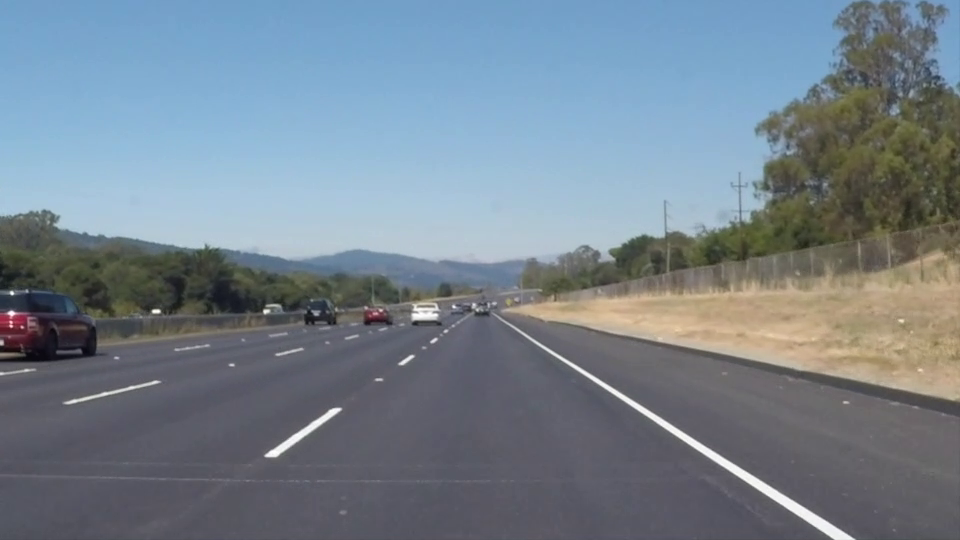
#> input picture frame 22 of Project 2/whiteline.mp4, 960 x 540 px, given in place of challenge.mp4, which was not available
$ python Prob3try.py
#> lines starting #> are read from the running program, lines starting #| are printed output that depends on the picture; after the words box and inside, x2 and y2 are one past the last pixel; in counts of white or black regions, pixels touching at a corner belong together; pictures that were not available may be replaced by others from this repository, and a replacement may not be noted
### Project 2/utils.py
#!/usr/bin/env python3
# -*- coding: utf-8 -*-
"""
Created on Fri Mar 25 20:42:34 2022

@author: pulkit
"""

import cv2
import numpy as np

# [7 lines left out: function distances, not called in this run]


def Modify_frame(frame):
    gray = cv2.cvtColor(frame, cv2.COLOR_BGR2GRAY)
    blur = cv2.GaussianBlur(gray, (7,7), 0)
    ret,thresh = cv2.threshold(blur,160,255,cv2.THRESH_BINARY)             # Binary thresholding
    edges = cv2.Canny(thresh, 20, 120)

    return thresh


def region(frame):
    if (len(frame.shape) == 3):
        height, width, _ = frame.shape
    else:
        height, width = frame.shape
    # triangle = np.array([[(100, height), (480,300), (width, height)]])

    # trapezoid = np.array([[(150, height-50), (625,425), (725,425), (width - 150, height-50)]])
    trapezoid = np.array([[(200, height-50), (630,425), (725,425), (width - 150, height-50)]])
    # cv2.line(frame,tuple(triangle[0][0]), tuple(triangle[0][1]),red,2)
    # cv2.line(frame,tuple(triangle[0][0]), tuple(triangle[0][2]),red,2)
    # cv2.line(frame,tuple(triangle[0][1]), tuple(triangle[0][2]),red,2)

    mask = np.zeros_like(frame)
    mask = cv2.fillPoly(mask, trapezoid, (255,255,255))
    mask = cv2.bitwise_and(frame, mask)

    return mask


# [7 lines left out: function make_HoughLines, not called in this run]

def adjust_gamma(image, gamma=1.0):
	# build a lookup table mapping the pixel values [0, 255] to
	# their adjusted gamma values
	invGamma = 1.0 / gamma
	table = np.array([((i / 255.0) ** invGamma) * 255
		for i in np.arange(0, 256)]).astype("uint8")
	# apply gamma correction using the lookup table
	return cv2.LUT(image, table)

def classify(warped):

    histogram = np.sum(warped[int(warped.shape[0] / 2):, :], axis=0)
    out_img = np.dstack((warped, warped, warped)) * 255

    midpoint = np.int32(histogram.shape[0] / 2)

    pts1 = np.array(warped[:,:100].nonzero())
    pts2 = np.array(warped[:,100:].nonzero())
    pts1_x = np.array(pts1[0])
    pts1_y = np.array(pts1[1])
    pts2_x = np.array(pts2[0])
    pts2_y = np.array(pts2[1]+100)

    if (pts1.shape[1] < pts2.shape[1]):
        dashed_x = pts1_x
        dashed_y = pts1_y
        solid_x = pts2_x
        solid_y = pts2_y
    else:
        dashed_x = pts2_x
        dashed_y = pts2_y
        solid_x = pts1_x
        solid_y = pts1_y

    out_img[dashed_x,dashed_y] = [0,0,255]
    out_img[solid_x,solid_y] = [0,255,0]

    return out_img


def prepare_warped(frame):
    hsv = cv2.cvtColor(frame,cv2.COLOR_BGR2HSV)
    v = hsv[:,:,2]
    clahe = cv2.createCLAHE(clipLimit=1.0, tileGridSize=(20,20))
    cl1 = clahe.apply(v)
    hsv[:,:,2] = cl1
    img_back = cv2.cvtColor(hsv, cv2.COLOR_HSV2BGR)
    img_back = adjust_gamma(img_back, gamma = 0.5)


    modified = Modify_frame(img_back)
    roi = region(modified)

    lower = np.array([0,100,100])
    upper = np.array([30,255,255])

    yellow_lane_roi = region(frame)
    yellow_lane_hsv = cv2.cvtColor(yellow_lane_roi, cv2.COLOR_BGR2HSV)
    mask = cv2.inRange(yellow_lane_hsv, lower, upper)


    height, width, _ = frame.shape
    pts1 = np.float32([[(200, height-50), (630,425), (725,425), (width - 150, height-50)]])
    pts2 = np.float32([[0,400],[0,0],[200,0],[200,400]])

    matrix = cv2.getPerspectiveTransform(pts1, pts2)
    warped = cv2.warpPerspective(roi, matrix, (200,400))
    # warped = cv2.flip(warped,0)
    yellow_lane_warped = cv2.warpPerspective(mask, matrix, (200,400))
    warped[:,:100] = 0
    comb = warped + yellow_lane_warped

    return comb, matrix

### Project 2/Prob3try.py
#!/usr/bin/env python3
# -*- coding: utf-8 -*-
"""
Created on Thu Mar 17 11:37:56 2022

@author: pulkit
"""

import cv2
import numpy as np
from utils import Modify_frame, region, classify, adjust_gamma, prepare_warped


videofile = 'challenge.mp4'                                                     # Video file
cam = cv2.VideoCapture(videofile)

red = (0,0,255)
blue = (255,0,0)
green = (0,255,0)


C = np.array([[(0,0), (150, 400), (250,400), (400,0)]])

while(True):
    ret, frame = cam.read()                                                     # Reading the frame from video
#> frame is the input picture: shape (540, 960, 3); mean B, G, R 141.9, 130.7, 117.7

    # Check if the frame exists, if not exit
    if not ret:
        break


    # [30 lines of commented-out code are left out]

    comb, matrix = prepare_warped(frame)
#> in prepare_warped, `hsv = cv2.cvtColor(frame,cv2.COLOR_BGR2HSV)`: hsv: shape (540, 960, 3); mean H, S, V 94.9, 54.6, 147.7
#> in prepare_warped, `cl1 = clahe.apply(v)`:
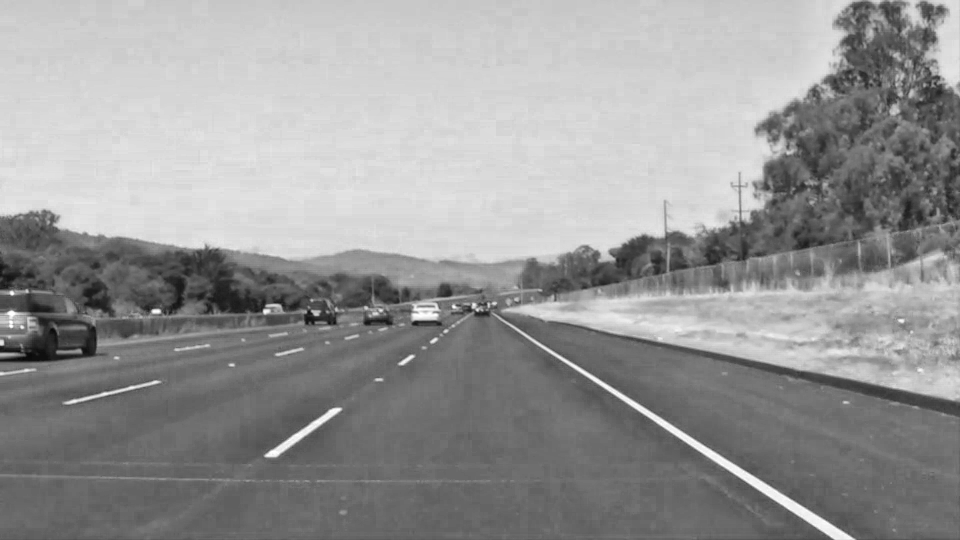
#> cl1: shape (540, 960); min 6, max 255, mean 151.3
#> in prepare_warped, `hsv[:,:,2] = cl1`: hsv: shape (540, 960, 3); mean H, S, V 94.9, 54.6, 151.3
#> in adjust_gamma, `return cv2.LUT(image, table)`:
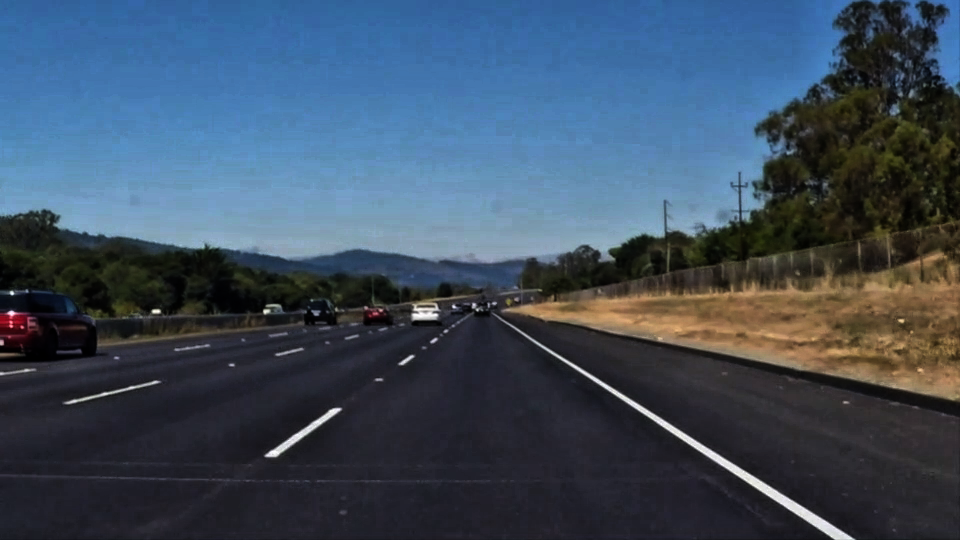
#> returned value: shape (540, 960, 3); mean of channels 0, 1, 2 95.2, 77.6, 61.5; drawn as B, G, R
#> in Modify_frame, `gray = cv2.cvtColor(frame, cv2.COLOR_BGR2GRAY)`:
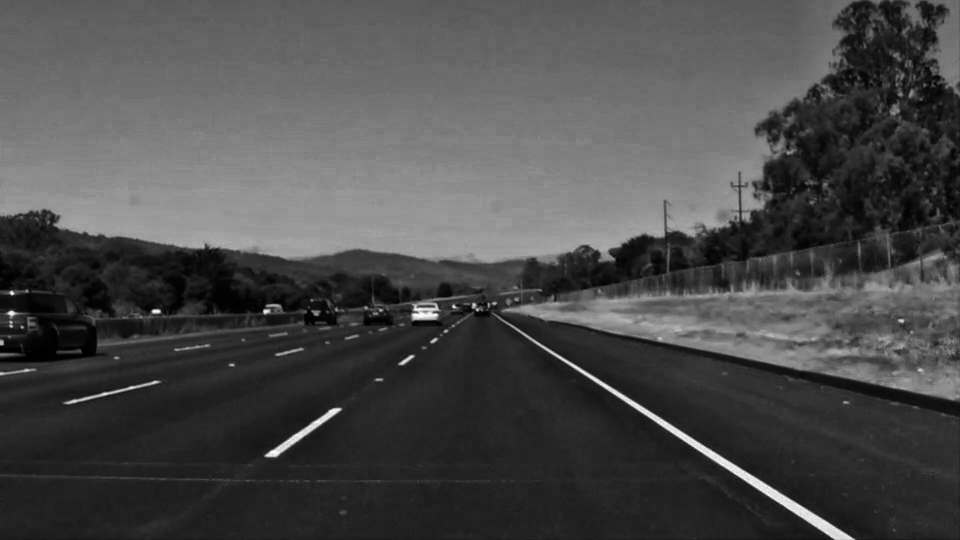
#> gray: shape (540, 960); min 0, max 255, mean 74.8
#> in Modify_frame, `ret,thresh = cv2.threshold(blur,160,255,cv2.THRESH_BINARY)`:
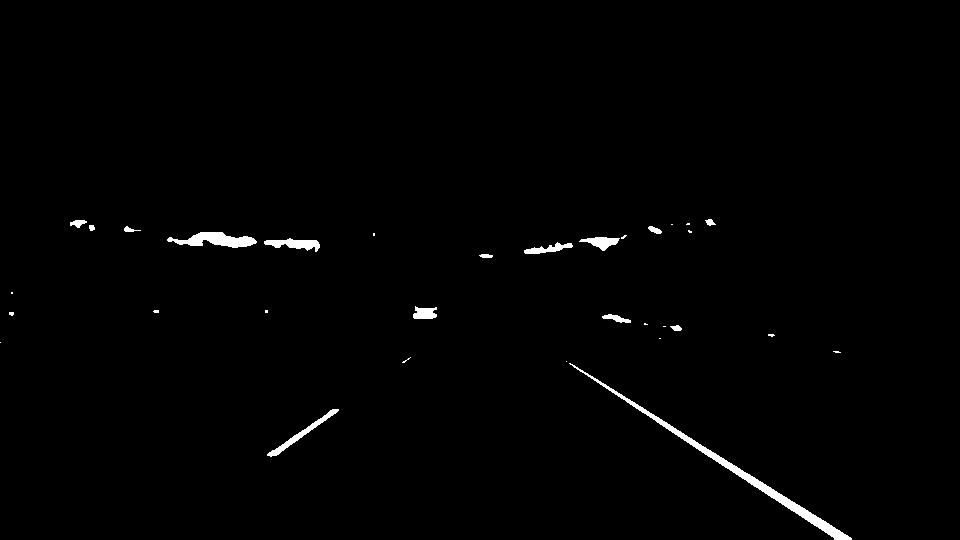
#> thresh: shape (540, 960); 0.98% white; 32 white regions (17 under 20 px), largest, box (x1, y1, x2, y2) and area: (569, 363, 852, 540) 1986, (167, 232, 257, 248) 799, (267, 409, 339, 457) 447
#> in Modify_frame, `edges = cv2.Canny(thresh, 20, 120)`: edges: shape (540, 960); 0.37% white in thin lines or dots, all inside (x1, y1, x2, y2) = (0, 218, 852, 540)
#> in region, `mask = cv2.bitwise_and(frame, mask)`: mask: shape (540, 960); 0.15% white; 1 white region, box (x1, y1, x2, y2) and area: (662, 425, 775, 491) 791
#> in prepare_warped, `yellow_lane_hsv = cv2.cvtColor(yellow_lane_roi, cv2.COLOR_BGR2HSV)`: yellow_lane_hsv: shape (540, 960, 3); mean H, S, V 5.4, 1.1, 4.9
#> in prepare_warped, `mask = cv2.inRange(yellow_lane_hsv, lower, upper)`: mask: shape (540, 960); every value is 0
#> in prepare_warped, `yellow_lane_warped = cv2.warpPerspective(mask, matrix, (200,400))`: yellow_lane_warped: shape (400, 200); every value is 0
#> in prepare_warped, `warped[:,:100] = 0`:
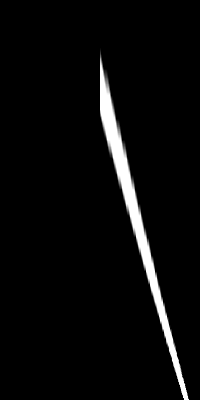
#> warped: shape (400, 200); min 0, max 255, mean 10.6
#> matrix = [[-0.0611, -0.404, 210.3], [7.72e-16, -1.15, 487.5], [2.14e-18, -0.00242, 1]]

    classified = classify(comb)
#> in classify, `histogram = np.sum(warped[int(warped.shape[0] / 2):, :], axis=0)`: histogram = 200 values, max 10542 at index 139, min 0 at index 0, mean 2159.2
#> in classify, `out_img = np.dstack((warped, warped, warped)) * 255`:
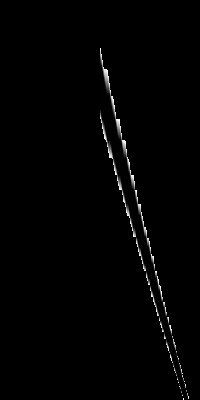
#> out_img: shape (400, 200, 3); min 0, max 255, mean 2.6
#> in classify, `pts1 = np.array(warped[:,:100].nonzero())`: pts1 = empty array
#> in classify, `pts2_x = np.array(pts2[0])`: pts2_x = 4125 values from 48 to 399
#> in classify, `pts2_y = np.array(pts2[1]+100)`: pts2_y = 4125 values, max 188 at index 4106, min 100 at index 0, mean 134.5
#> in classify, `dashed_x = pts1_x`: dashed_x = empty array
#> in classify, `solid_x = pts2_x`: solid_x = 4125 values from 48 to 399
#> in classify, `solid_y = pts2_y`: solid_y has the same summary as pts2_y
#> in classify, `out_img[solid_x,solid_y] = [0,255,0]`:
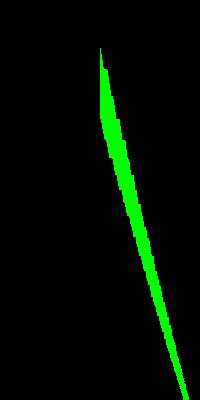
#> out_img: shape (400, 200, 3); 5.16% of pixels changed, all inside (x1, y1, x2, y2) = (100, 48, 189, 400); drawn as B, G, R
    unwarp = cv2.warpPerspective(classified, np.linalg.inv(matrix), (frame.shape[1],frame.shape[0]))
    # lines, copy = make_HoughLines(comb)

    cv2.imshow('res', unwarp)
    # cv2.imshow('frame', frame)
    if cv2.waitKey(50) & 0xFF == ord('q'):
#> (key q is pressed here)
        break


cam.release()
cv2.destroyAllWindows()

$ run again, starting later in the video
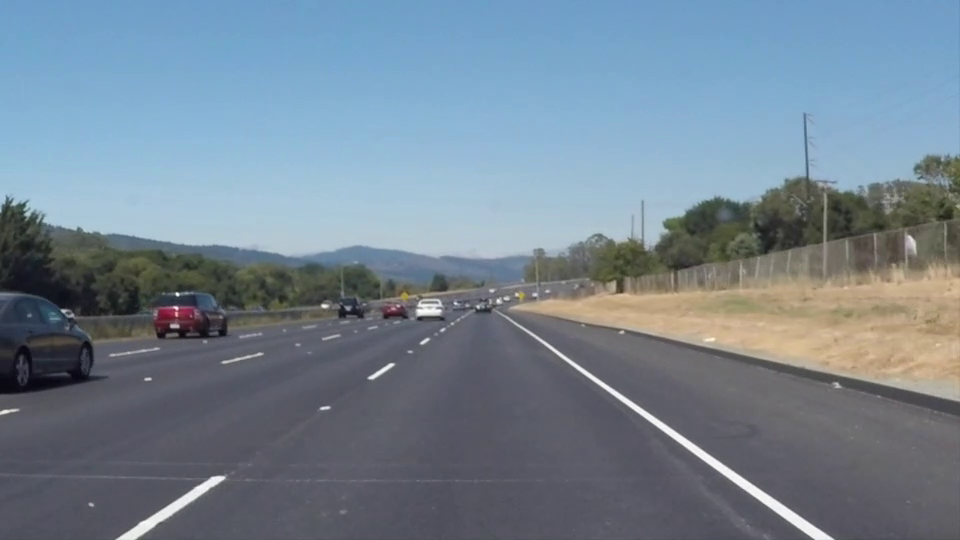
#> input picture frame 99 of Project 2/whiteline.mp4, 960 x 540 px, given in place of challenge.mp4, which was not available
#> frame is the input picture: shape (540, 960, 3); mean B, G, R 146, 132.3, 116.7
#> in Modify_frame, `ret,thresh = cv2.threshold(blur,160,255,cv2.THRESH_BINARY)`:
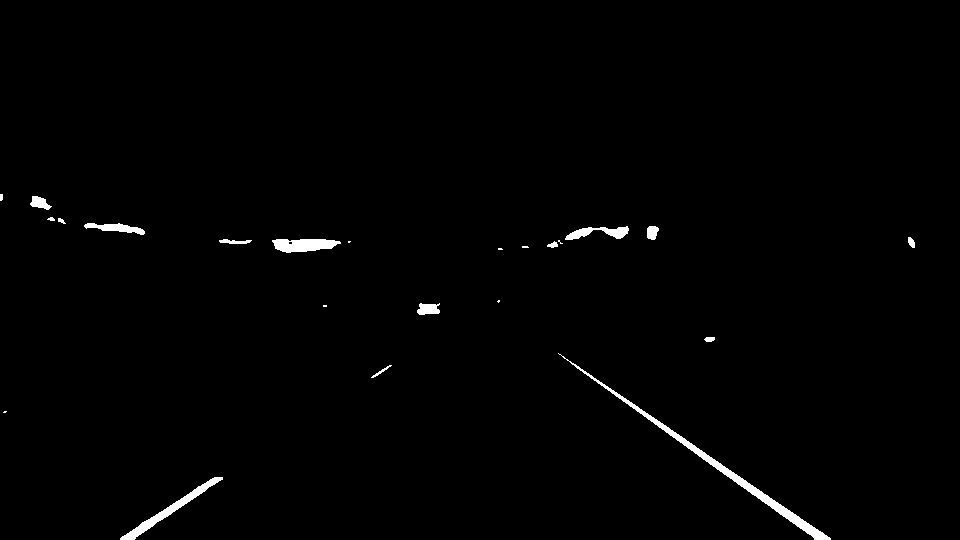
#> thresh: shape (540, 960); 1% white; 23 white regions (7 under 20 px), largest, box (x1, y1, x2, y2) and area: (558, 353, 831, 540) 1861, (120, 477, 223, 540) 866, (272, 239, 341, 253) 704
#> edges: shape (540, 960); 0.36% white in thin lines or dots, all inside (x1, y1, x2, y2) = (0, 193, 915, 540)
#> yellow_lane_hsv: shape (540, 960, 3); mean H, S, V 5.5, 1.2, 4.8
#> yellow_lane_warped: shape (400, 200); every value is 0
#> `comb, matrix = prepare_warped(frame)`: matrix = [[-0.0611, -0.404, 210.3], [7.72e-16, -1.15, 487.5], [2.14e-18, -0.00242, 1]]
#> histogram = 200 values, max 10265 at index 129, min 0 at index 0, mean 2064.6
#> in classify, `pts1 = np.array(warped[:,:100].nonzero())`: pts1 = empty array
#> pts2_x = 3276 values from 91 to 399
#> pts2_y = 3276 values, max 183 at index 3261, min 100 at index 0, mean 132.8
#> dashed_x = empty array
#> solid_x = 3276 values from 91 to 399
#> solid_y has the same summary as pts2_y
#> in classify, `out_img[solid_x,solid_y] = [0,255,0]`:
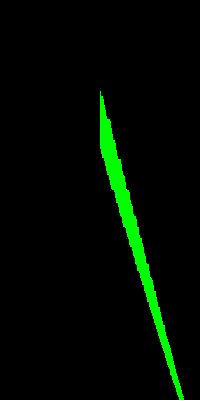
#> out_img: shape (400, 200, 3); mean of channels 0, 1, 2 0, 10.4, 0; drawn as B, G, R

$ run again, starting later in the video
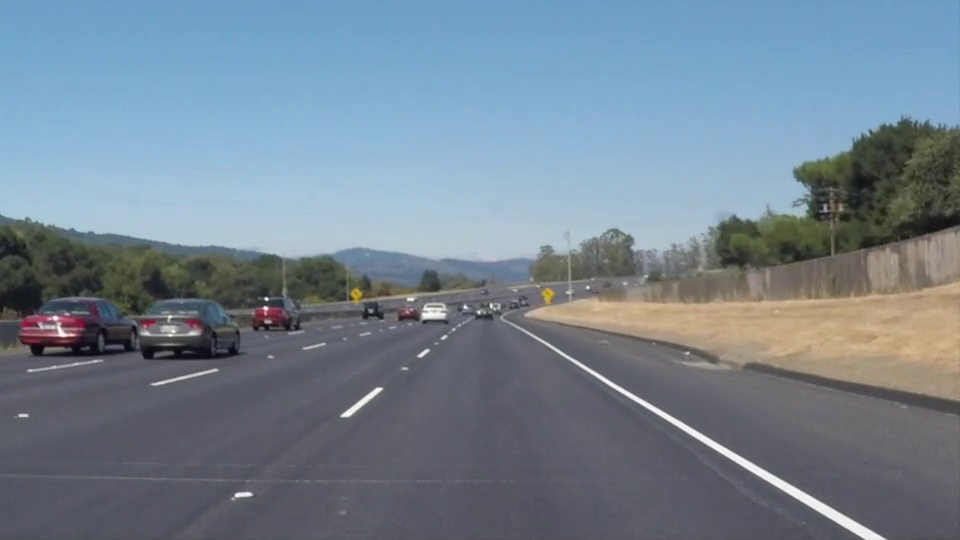
#> input picture frame 176 of Project 2/whiteline.mp4, 960 x 540 px, given in place of challenge.mp4, which was not available
#> frame is the input picture: shape (540, 960, 3); mean B, G, R 145.2, 131.6, 116.5
#> in Modify_frame, `ret,thresh = cv2.threshold(blur,160,255,cv2.THRESH_BINARY)`:
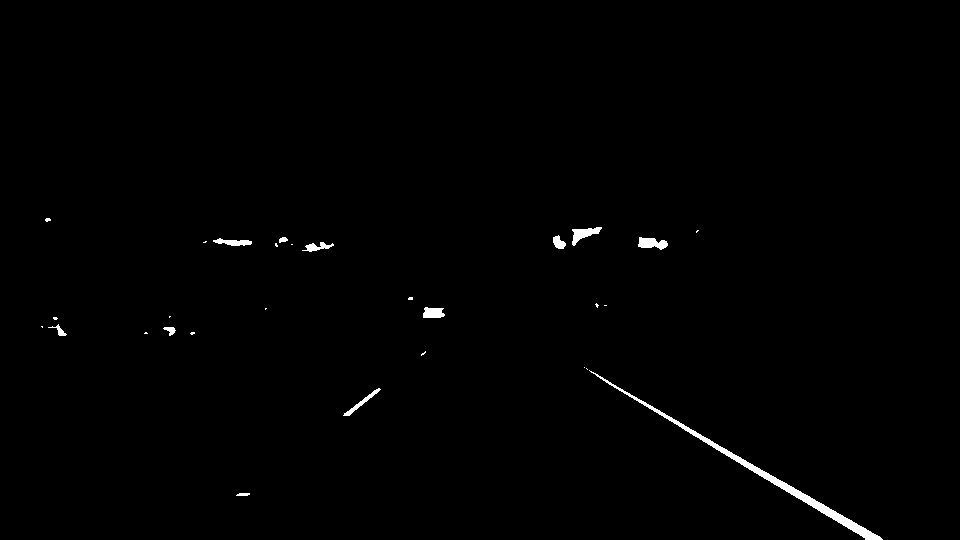
#> thresh: shape (540, 960); 0.67% white; 29 white regions (17 under 20 px), largest, box (x1, y1, x2, y2) and area: (589, 370, 883, 540) 1822, (572, 227, 602, 246) 258, (638, 237, 668, 250) 253
#> edges: shape (540, 960); 0.28% white in thin lines or dots, all inside (x1, y1, x2, y2) = (41, 217, 883, 540)
#> yellow_lane_hsv: shape (540, 960, 3); mean H, S, V 5.4, 1.2, 4.9
#> yellow_lane_warped: shape (400, 200); every value is 0
#> `comb, matrix = prepare_warped(frame)`: matrix = [[-0.0611, -0.404, 210.3], [7.72e-16, -1.15, 487.5], [2.14e-18, -0.00242, 1]]
#> histogram = 200 values, max 11393 at index 156, min 0 at index 0, mean 1947.8
#> in classify, `pts1 = np.array(warped[:,:100].nonzero())`: pts1 = empty array
#> pts2_x = 5474 values from 0 to 399
#> pts2_y = 5474 values, max 196 at index 5457, min 100 at index 0, mean 141.8
#> dashed_x = empty array
#> solid_x = 5474 values from 0 to 399
#> solid_y has the same summary as pts2_y
#> in classify, `out_img[solid_x,solid_y] = [0,255,0]`:
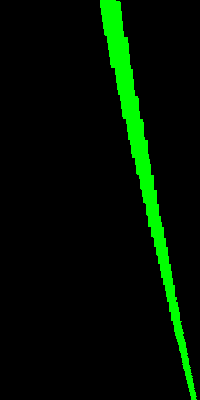
#> out_img: shape (400, 200, 3); mean of channels 0, 1, 2 0, 17.4, 0; drawn as B, G, R
